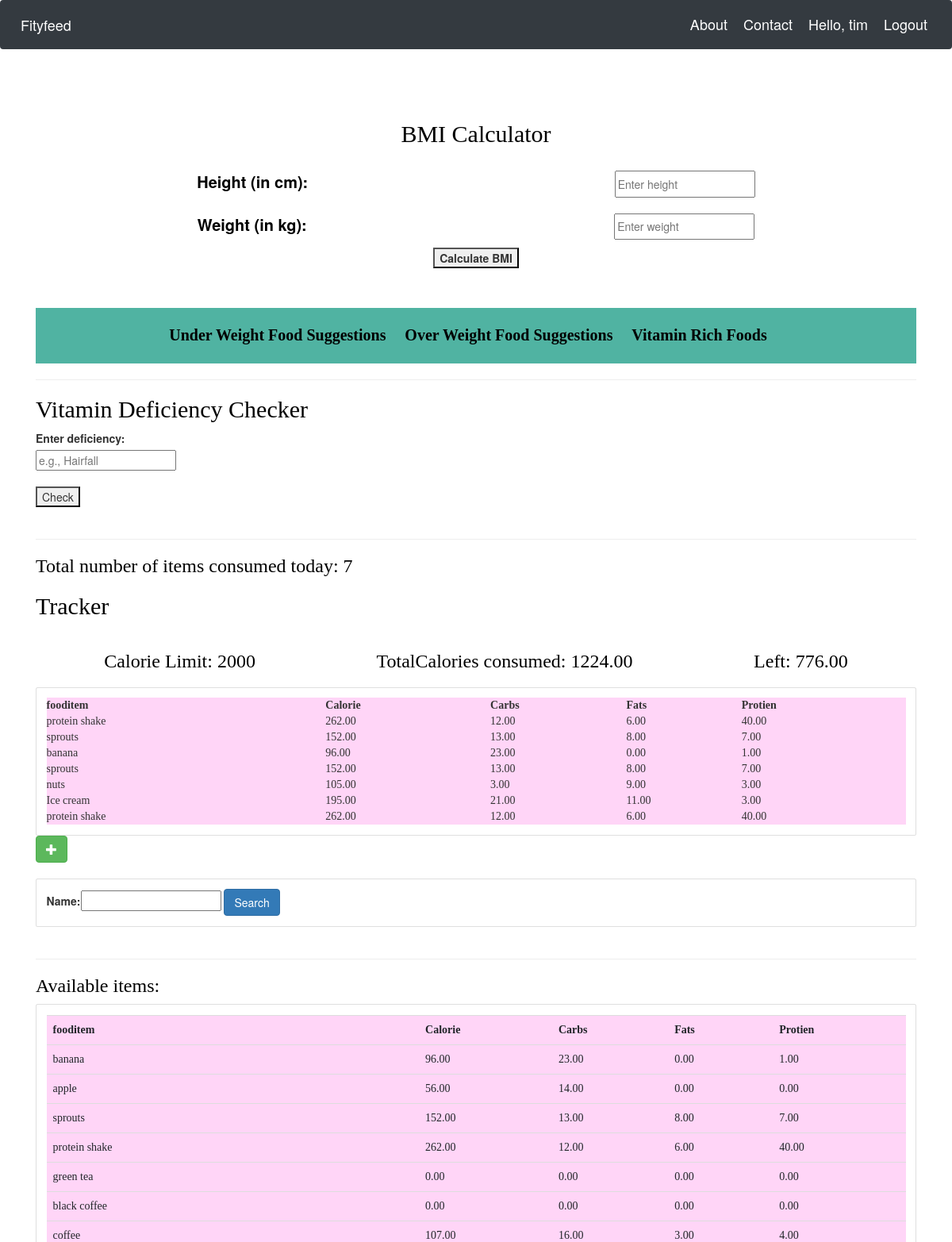
The page /user/ (signed in) on the database its author committed.
### Fityfeed/models.py (models this page shows, shortened)
class Fooditem(models.Model):
    name = models.CharField(max_length=200)
    category = models.ManyToManyField(Category)
    carbohydrate = models.DecimalField(max_digits=5,decimal_places=2,default=0)
    fats = models.DecimalField(max_digits=5,decimal_places=2,default=0)
    protein = models.DecimalField(max_digits=5,decimal_places=2,default=0)
    calorie=models.DecimalField(max_digits=5,decimal_places=2,default=0,blank=True)
    quantity = models.IntegerField(default=1,null=True,blank=True)

### Fityfeed/views.py (the view)
# urls.py: path('user/',views.userPage,name='userPage'), #userPage
def userPage(request):
    user=request.user
    cust=user.customer
    fooditems=Fooditem.objects.filter()
    myfilter = fooditemFilter(request.GET,queryset=fooditems)
    fooditems=myfilter.qs
    total=UserFooditem.objects.all()
    myfooditems=total.filter(customer=cust)
    cnt=myfooditems.count()
    querysetFood=[]
    for food in myfooditems:
        querysetFood.append(food.fooditem.all())
    finalFoodItems=[]
    for items in querysetFood:
        for food_items in items:
            finalFoodItems.append(food_items)
    totalCalories=0
    for foods in finalFoodItems:
        totalCalories+=foods.calorie
    CalorieLeft=2000-totalCalories
    context={'CalorieLeft':CalorieLeft,'totalCalories':totalCalories,'cnt':cnt,'foodlist':finalFoodItems,'fooditem':fooditems,'myfilter':myfilter}
    return render(request,'user.html',context)

### Fityfeed/templates/user.html (shortened to what this page needs)
{% extends 'main.html' %}
{% block content %}
<head> <link rel="stylesheet" href="https://maxcdn.bootstrapcdn.com/bootstrap/3.3.7/css/bootstrap.min.css"></head>
{% include 'bmi.html' %}
<br>
<div style = "text-align: center;
    margin: auto; background: #50b3a2;
    color: white;
    padding-top: 20px;
    min-height: 70px;">
	<span><a style="color:  black;font-weight: bold; font-family:Times New Roman ;font-size:20px;" class="hello-msg" href="{% url 'under' %}">Under Weight Food Suggestions</a></span>
    <span><a style="color:  black;font-weight: bold; font-family:Times New Roman ; font-size:20px;" class="hello-msg" href="{% url 'over' %}">Over Weight Food Suggestions</a></span>
	<span><a style="color:  black;font-weight: bold; font-family:Times New Roman ; font-size:20px;" class="hello-msg" href="{% url 'vitamin' %}">Vitamin Rich Foods</a></span>
</div>
<hr>
{% include 'deficiency.html' %}
<hr>
<h3>Total number of items consumed today: {{cnt}}</h3>
<div class="today">
	<h2>Tracker</h2>
	<div class="flex-box-row">
		<h3>Calorie Limit: 2000</h3>
		<h3>TotalCalories consumed: {{totalCalories}}</h3>
		<h3>Left: {{ CalorieLeft }}</h3>
	</div>
    <div class="card card-body">
        <table>
            <tr>
                <th>fooditem</th>
                <th>Calorie</th>
                <th>Carbs</th>
                <th>Fats</th>
                <th>Protien</th>
            </tr>
            {% for food in foodlist %}
            <tr>
                <td>{{food.name}}</td>
                <td> {{food.calorie}}</td>
                <td> {{food.carbohydrate}}</td>
                <td> {{food.fats}}</td>
				<td> {{food.protein}}</td>
			</tr>
            {% endfor %}
        </table>
	</div>
	<form action="{% url 'addFooditem' %}" method="POST">
		<button type="submit" class="btn btn-success">
			<span class="glyphicon glyphicon-plus"></span>
		</button>
	</form>
</div>
<br>
<div class="row">
	<div class="col">
		<div class="card card-body">
			<form method="get">
				{{myfilter.form}}
		    <button class="btn btn-primary" type="submit">Search</button>
		  </form>
		</div>
	</div>
</div>
<br>
<hr>
<h3>Available items:</h3>
<div style="overflow-y: auto; max-height: 300px;" class="row">
	<div class="col-md">
		<div class="card card-body">
			<table class="table table-sm">
				<tr>
					<th>fooditem</th>
					<th>Calorie</th>
					<th>Carbs</th>
					<th>Fats</th>
					<th>Protien</th>
				</tr>
				{% for food in fooditem %}
				<tr>
					<td>{{food.name}}</td>
					<td> {{food.calorie}}</td>
					<td> {{food.carbohydrate}}</td>
                    <td> {{food.fats}}</td>
                    <td> {{food.protein}}</td>
					</tr>
				{% endfor %}
			</table>
		</div>
	</div>
</div>
{% endblock %}

### Fityfeed/templates/navbar.html (shortened to what this page needs)
{% load static%}
<nav class="navbar navbar-expand-lg navbar-dark bg-dark">
    <a class="navbar-brand" href="{% url 'home' %}">Fityfeed</a>
    <span><a class="hello-msg" href="{% url 'about' %}">About</a></span>
    <span><a class="hello-msg" href="{% url 'contact' %}">Contact</a></span>
    <span class="hello-msg">Hello, {{request.user}}</span>
    <span ><a  class="hello-msg" href="{% url 'logout' %}">Logout</a></span>
  </nav>

### static/css/main.css (style rules this page uses)
.flex-box-row { display:flex; padding : 10px; flex-wrap: wrap; justify-content: space-around; }

### Fityfeed/templates/navbar.html (style rules this page uses)
.hello-msg { font-size: 18px; color: #fff; margin-right: 20px; }

### Fityfeed/templates/user.html (style rules this page uses)
body { background-image: url("https://images.unsplash.com/photo-1619350280773-188ac188d3e9?q=80&w=2070&auto=format&fit=crop&ixlib=rb-4.0.3&ixid=M3wxMjA3fDB8MHxwaG90by1wYWdlfHx8fGVufDB8fHx8fA%3D%3D"); }
h3 { color: black; font-family:Times New Roman ; }
h2 { color: black;font-family:Times New Roman ; }
table { background-color:#FFD5F7;font-family:Times New Roman ; }

### rows shown on the page
Fooditem: name "protein shake", calorie "262.00", carbohydrate "12.00", fats "6.00", protein "40.00"
Fooditem: name "sprouts", calorie "152.00", carbohydrate "13.00", fats "8.00", protein "7.00"
Fooditem: name "banana", calorie "96.00", carbohydrate "23.00", fats "0.00", protein "1.00"
Fooditem: name "nuts", calorie "105.00", carbohydrate "3.00", fats "9.00", protein "3.00"
Fooditem: name "Ice cream", calorie "195.00", carbohydrate "21.00", fats "11.00", protein "3.00"
Fooditem: name "apple", calorie "56.00", carbohydrate "14.00", fats "0.00", protein "0.00"
Fooditem: name "green tea", calorie "0.00", carbohydrate "0.00", fats "0.00", protein "0.00"
Fooditem: name "black coffee", calorie "0.00", carbohydrate "0.00", fats "0.00", protein "0.00"
Fooditem: name "coffee", calorie "107.00", carbohydrate "16.00", fats "3.00", protein "4.00"

### other values the page prints
{{ request.user }} "tim"
{{ cnt }} "7"
{{ totalCalories }} "1224.00"
{{ CalorieLeft }} "776.00"
